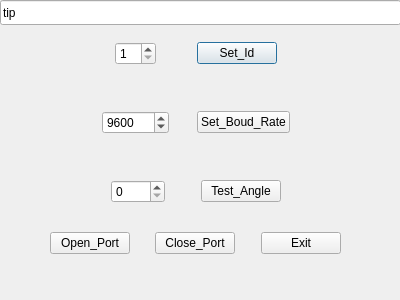
<?xml version="1.0" encoding="UTF-8"?>
<ui version="4.0">
 <class>ID_SET</class>
 <widget class="QDialog" name="ID_SET">
  <property name="enabled">
   <bool>true</bool>
  </property>
  <property name="geometry">
   <rect>
    <x>0</x>
    <y>0</y>
    <width>400</width>
    <height>300</height>
   </rect>
  </property>
  <property name="windowTitle">
   <string>Dialog</string>
  </property>
  <widget class="QLineEdit" name="tip">
   <property name="geometry">
    <rect>
     <x>0</x>
     <y>0</y>
     <width>401</width>
     <height>25</height>
    </rect>
   </property>
   <property name="text">
    <string>tip</string>
   </property>
  </widget>
  <widget class="QWidget" name="layoutWidget">
   <property name="geometry">
    <rect>
     <x>80</x>
     <y>42</y>
     <width>232</width>
     <height>161</height>
    </rect>
   </property>
   <layout class="QVBoxLayout" name="verticalLayout">
    <item>
     <layout class="QHBoxLayout" name="horizontalLayout">
      <item>
       <spacer name="horizontalSpacer_4">
        <property name="orientation">
         <enum>Qt::Horizontal</enum>
        </property>
        <property name="sizeHint" stdset="0">
         <size>
          <width>40</width>
          <height>20</height>
         </size>
        </property>
       </spacer>
      </item>
      <item>
       <widget class="QSpinBox" name="ID">
        <property name="minimum">
         <number>1</number>
        </property>
        <property name="maximum">
         <number>22</number>
        </property>
        <property name="singleStep">
         <number>1</number>
        </property>
        <property name="value">
         <number>1</number>
        </property>
       </widget>
      </item>
      <item>
       <spacer name="horizontalSpacer_2">
        <property name="orientation">
         <enum>Qt::Horizontal</enum>
        </property>
        <property name="sizeHint" stdset="0">
         <size>
          <width>40</width>
          <height>20</height>
         </size>
        </property>
       </spacer>
      </item>
      <item>
       <widget class="QPushButton" name="set_id">
        <property name="text">
         <string>Set_Id</string>
        </property>
       </widget>
      </item>
      <item>
       <spacer name="horizontalSpacer_5">
        <property name="orientation">
         <enum>Qt::Horizontal</enum>
        </property>
        <property name="sizeHint" stdset="0">
         <size>
          <width>40</width>
          <height>20</height>
         </size>
        </property>
       </spacer>
      </item>
     </layout>
    </item>
    <item>
     <spacer name="verticalSpacer_2">
      <property name="orientation">
       <enum>Qt::Vertical</enum>
      </property>
      <property name="sizeHint" stdset="0">
       <size>
        <width>20</width>
        <height>40</height>
       </size>
      </property>
     </spacer>
    </item>
    <item>
     <layout class="QHBoxLayout" name="horizontalLayout_4">
      <item>
       <spacer name="horizontalSpacer_9">
        <property name="orientation">
         <enum>Qt::Horizontal</enum>
        </property>
        <property name="sizeHint" stdset="0">
         <size>
          <width>40</width>
          <height>20</height>
         </size>
        </property>
       </spacer>
      </item>
      <item>
       <widget class="QSpinBox" name="Boud_Rate">
        <property name="maximum">
         <number>115201</number>
        </property>
        <property name="value">
         <number>9600</number>
        </property>
       </widget>
      </item>
      <item>
       <spacer name="horizontalSpacer_8">
        <property name="orientation">
         <enum>Qt::Horizontal</enum>
        </property>
        <property name="sizeHint" stdset="0">
         <size>
          <width>40</width>
          <height>20</height>
         </size>
        </property>
       </spacer>
      </item>
      <item>
       <widget class="QPushButton" name="Set_Boud_Rate">
        <property name="text">
         <string>Set_Boud_Rate</string>
        </property>
       </widget>
      </item>
      <item>
       <spacer name="horizontalSpacer_10">
        <property name="orientation">
         <enum>Qt::Horizontal</enum>
        </property>
        <property name="sizeHint" stdset="0">
         <size>
          <width>40</width>
          <height>20</height>
         </size>
        </property>
       </spacer>
      </item>
     </layout>
    </item>
    <item>
     <spacer name="verticalSpacer">
      <property name="orientation">
       <enum>Qt::Vertical</enum>
      </property>
      <property name="sizeHint" stdset="0">
       <size>
        <width>20</width>
        <height>40</height>
       </size>
      </property>
     </spacer>
    </item>
    <item>
     <layout class="QHBoxLayout" name="horizontalLayout_2">
      <item>
       <spacer name="horizontalSpacer_6">
        <property name="orientation">
         <enum>Qt::Horizontal</enum>
        </property>
        <property name="sizeHint" stdset="0">
         <size>
          <width>40</width>
          <height>20</height>
         </size>
        </property>
       </spacer>
      </item>
      <item>
       <widget class="QSpinBox" name="angle">
        <property name="maximum">
         <number>2048</number>
        </property>
        <property name="singleStep">
         <number>1</number>
        </property>
       </widget>
      </item>
      <item>
       <spacer name="horizontalSpacer_3">
        <property name="orientation">
         <enum>Qt::Horizontal</enum>
        </property>
        <property name="sizeHint" stdset="0">
         <size>
          <width>40</width>
          <height>20</height>
         </size>
        </property>
       </spacer>
      </item>
      <item>
       <widget class="QPushButton" name="pushButton">
        <property name="text">
         <string>Test_Angle</string>
        </property>
       </widget>
      </item>
      <item>
       <spacer name="horizontalSpacer_7">
        <property name="orientation">
         <enum>Qt::Horizontal</enum>
        </property>
        <property name="sizeHint" stdset="0">
         <size>
          <width>40</width>
          <height>20</height>
         </size>
        </property>
       </spacer>
      </item>
     </layout>
    </item>
   </layout>
  </widget>
  <widget class="QWidget" name="layoutWidget">
   <property name="geometry">
    <rect>
     <x>50</x>
     <y>230</y>
     <width>291</width>
     <height>27</height>
    </rect>
   </property>
   <layout class="QHBoxLayout" name="horizontalLayout_3">
    <item>
     <widget class="QPushButton" name="open_port">
      <property name="text">
       <string>Open_Port</string>
      </property>
     </widget>
    </item>
    <item>
     <spacer name="horizontalSpacer">
      <property name="orientation">
       <enum>Qt::Horizontal</enum>
      </property>
      <property name="sizeHint" stdset="0">
       <size>
        <width>40</width>
        <height>20</height>
       </size>
      </property>
     </spacer>
    </item>
    <item>
     <widget class="QPushButton" name="close_port">
      <property name="text">
       <string>Close_Port</string>
      </property>
     </widget>
    </item>
    <item>
     <spacer name="horizontalSpacer_11">
      <property name="orientation">
       <enum>Qt::Horizontal</enum>
      </property>
      <property name="sizeHint" stdset="0">
       <size>
        <width>40</width>
        <height>20</height>
       </size>
      </property>
     </spacer>
    </item>
    <item>
     <widget class="QPushButton" name="Exit">
      <property name="text">
       <string>Exit</string>
      </property>
     </widget>
    </item>
   </layout>
  </widget>
 </widget>
 <resources/>
 <connections/>
</ui>
